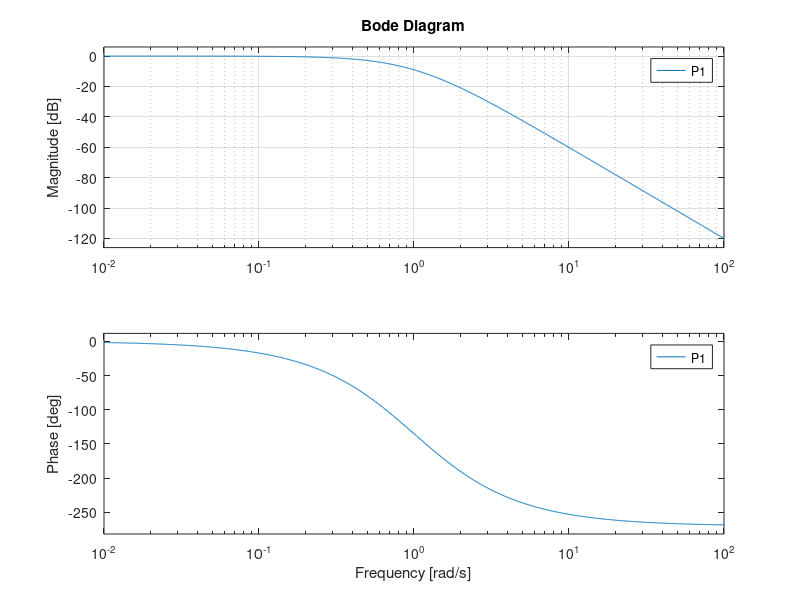
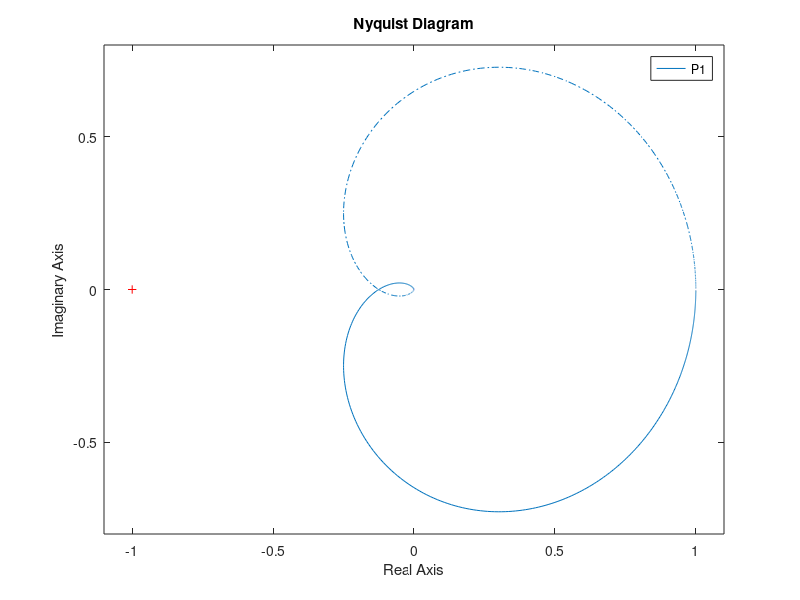
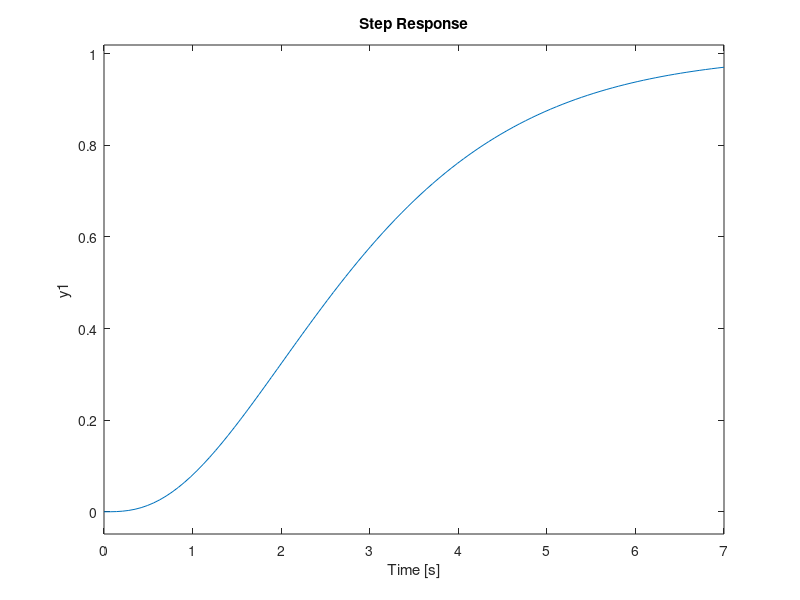
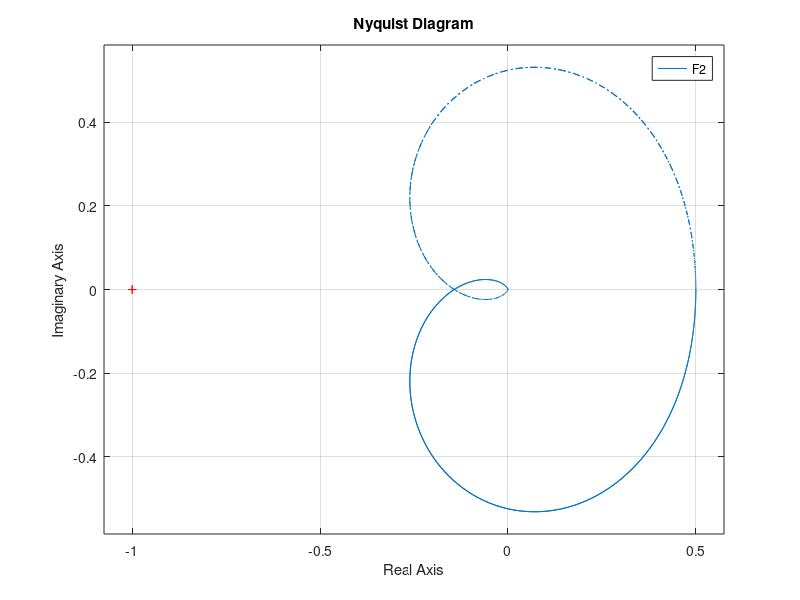

MATLAB code to generate these figures, in order:
clearvars
close all
clc

%% Transfer functions

% Define transfer function based on coefficients
P1 = tf(1,[1 3 3 1]);

% Define Laplace's variable
s = tf('s');
% s = tf([1 0],1); % equivalent

% Define transfer function using s
P2 = 1/(s+1)^3;

% Define transfer function from ss model
A = [0 1 0; 0 0 1; -1 -3 -3];
B = [1 0 0]';
C = [0 0 1];
D = 0;

sys = ss(A,B,C,D);
P3 = tf(sys);

% Define transfer function from matrices
P4 = C*((s*eye(3) - A)\B) + D;

%% Plots
figure
bode(P1), grid

figure
nyquist(P1), grid

figure
step(P1), grid

%% Feedback tf
F1 = feedback(P1,1);
F2 = P1/(1+P1);

figure
nyquist(F1)
hold on
nyquist(F2)

%% Stability margin
K = 1;
F3 = feedback(K*P1,1);

figure

subplot(121)
step(P1)
hold on
step(F3)
step(feedback(3*P1,1))
step(feedback(5*P1,1))
step(feedback(8*P1,1))
% step(feedback(8.01*P1,1))
% xlim([0, 1000])

subplot(122)
nyquist(P1)
hold on
nyquist(3*P1);
nyquist(5*P1);
nyquist(8*P1);


%% Other examples
L = 10*(1+s)/(2+s)/(s-10);

figure
subplot(121)
nyquist(20*L)

subplot(122)
step(feedback(20*L,1))
